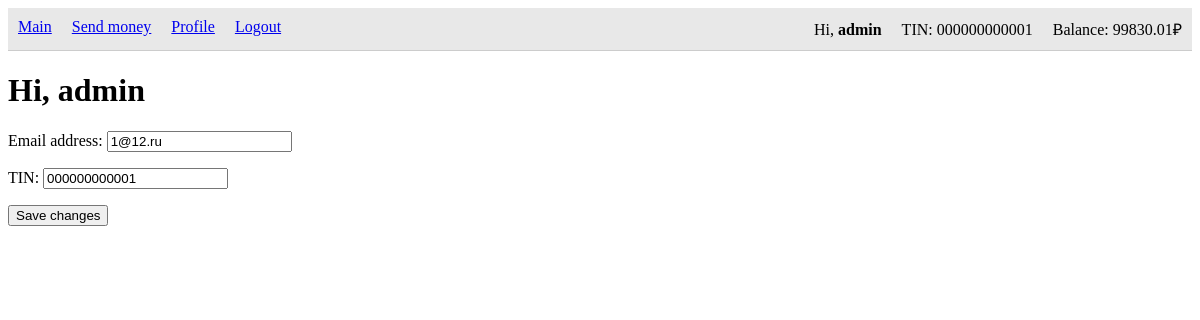
The app's page /profile/ (signed in), older data.
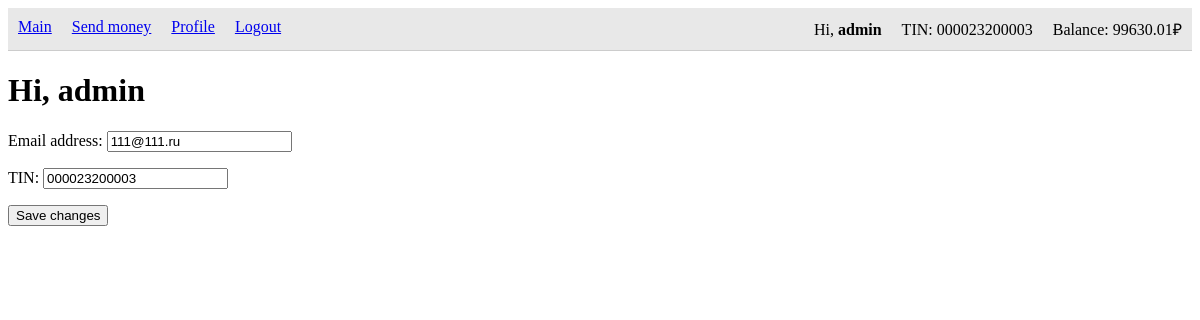
The same page, newer data.
### app_users/models.py (models this page shows, shortened)
class CustomUser(AbstractUser):
    tin = models.CharField(unique=True, max_length=12, verbose_name='TIN')
    balance = models.DecimalField(max_digits=12, decimal_places=2, verbose_name='Balance', default=0)

### app_users/views.py (the view)
# urls.py: path('profile/', UserProfileView.as_view(), name='user_profile_url'),
class UserProfileView(LoginRequiredMixin, UpdateView):
    model = CustomUser
    form_class = CustomUserChangeForm
    template_name = 'users/profile.html'
    def get_object(self):
        return self.request.user

### app_users/forms.py
class CustomUserChangeForm(UserChangeForm):
    password = None
    class Meta:
        model = CustomUser
        fields = ['email', 'tin']

### templates/users/profile.html (shortened to what this page needs)
{% extends 'base.html' %}
{% block h1 %}Hi, {{ user.username}}{% endblock %}
{% block content %}
    <form action="." method="post">{% csrf_token %}
        {{ form.as_p }}
        <button type="submit">Save changes</button>
    </form>
{% endblock %}

### templates/base.html (shortened to what this page needs)
{% load static %}
<!DOCTYPE html>
<html lang="en">
<head>
    <link rel="stylesheet" href="{% static 'css/style.css' %}">
    <link href="https://cdn.jsdelivr.net/npm/select2@4.1.0-rc.0/dist/css/select2.min.css" rel="stylesheet" />
</head>
<body>
{% if user.is_authenticated %}
    <nav>
        <ul style="float: left;">
            <li><a href="{% url 'main_url' %}">Main</a></li>
            <li><a href="{% url 'send_money_url' %}">Send money</a></li>
            <li><a href="{% url 'user_profile_url' %}">Profile</a></li>
            <li><a href="{% url 'user_logout_url' %}">Logout</a></li>
        </ul>
        <ul style="float: right;">
            <li>Hi, <strong>{{ user.username }}</strong></li>
            <li>TIN: {{ user.tin }}</li>
            <li>Balance: {{ user.balance }}₽</li>
        </ul>
    </nav>
{% endif %}
    <h1>{% block h1 %}{% endblock %}</h1>
{% block content %}
{% endblock %}
</body>
</html>

Row changes from the older to the newer data that the page shows:
changed CustomUser "admin": tin "000000000001" → "000023200003"; balance "99830.01" → "99630.01"; email "1@12.ru" → "111@111.ru"
